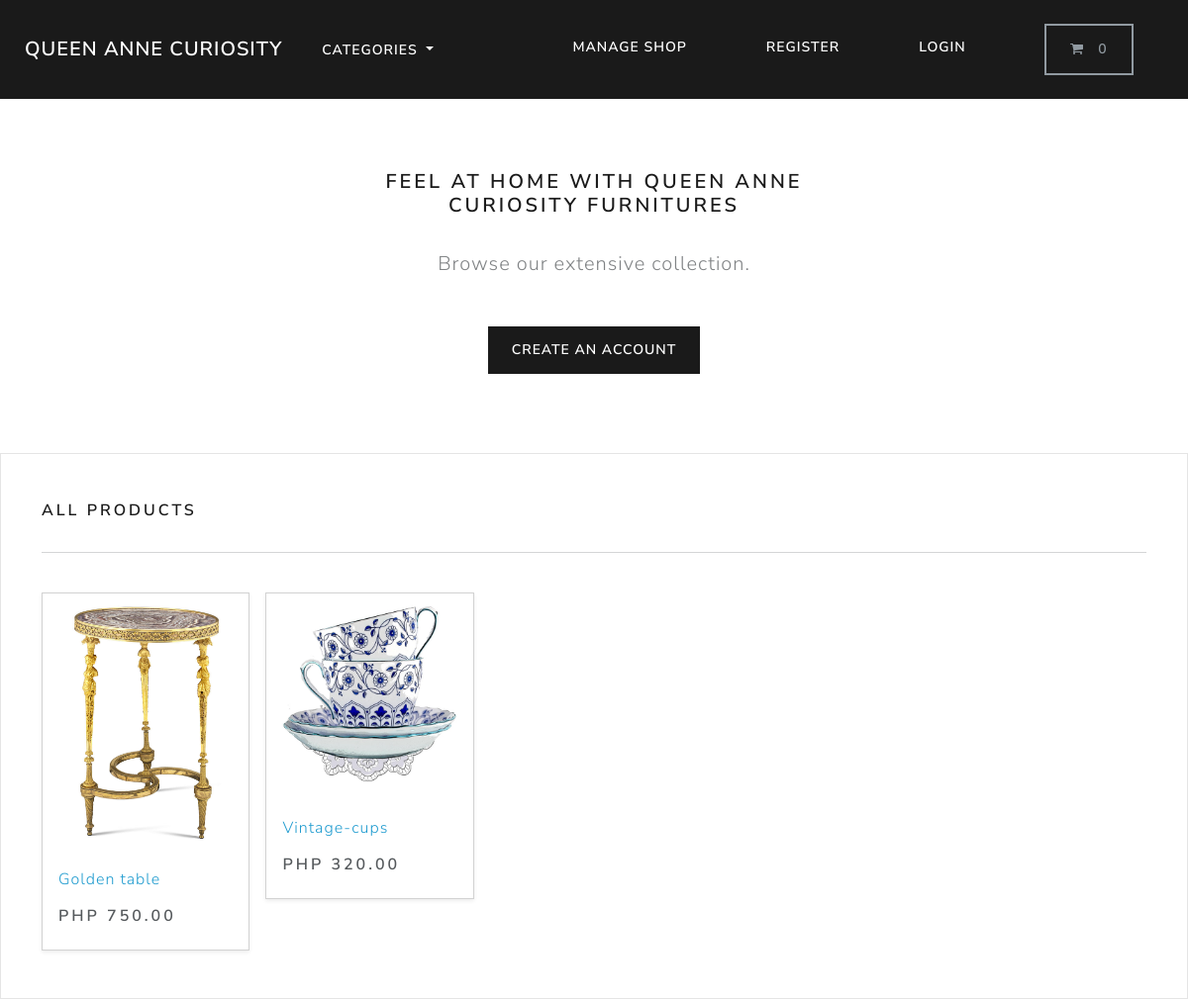
The page / on the database its author committed.
### store/models.py (models this page shows, shortened)
class Product(models.Model):
    category = models.ForeignKey(Category, related_name='product', on_delete=models.CASCADE, null=True)
    title = models.CharField(max_length=250)
    brand = models.CharField(max_length=250, default='un-branded')
    description = models.TextField(blank=True)
    slug = models.SlugField(max_length=250)
    price = models.DecimalField(max_digits=10, decimal_places=2)
    image = models.ImageField(upload_to='images/')
    class Meta:
        verbose_name_plural = 'products'
    def get_absolute_url(self):
        return reverse("product-info", args=[self.slug])

### store/views.py (the view)
# urls.py: path('', include('store.urls')),
def store(request):
    return render(request, 'store/store.html')

### cart/cart.py (called while the page is built)
    def __len__(self):
        return sum(item['qty'] for item in self.cart.values())

### cart/context_processors.py (called while the page is built)
def cart(request):
    return {'cart': Cart(request)}

### store/models.py (called while the page is built)
    def get_absolute_url(self):
        return reverse("list-category", args=[self.slug])

### store/views.py (called while the page is built)
def product(request):
    all_products = Product.objects.all()
    return {'all_products': all_products}

def categories(request):
    all_categories = Category.objects.all()
    return {'all_categories': all_categories}

### store/templates/store/store.html
{% extends "./base.html" %}
{% load static %}
{% block content %}
    <section class="py-4 text-center container">
        <div class="row py-lg-5">
            <div class="col-lg-6 col-md-8 mx-auto">
                <h4> FEEL AT HOME WITH QUEEN ANNE Curiosity furnitures </h4>
                <br>
                <p class="lead text-muted">
                Browse our extensive collection.
                </p>
                <br>
                <a href="{% url 'register' %}" class="btn btn-primary my-2"> Create an account </a>
            </div>
        </div>
    </section>
    <div class="album py-5 bg-light">
        <div class="container">
          <div class="pb-3 h5"> All products </div>
          <hr>
          <br>
          <div class="row row-cols-1 row-cols-sm-2 row-cols-md-5 g-3">
            {% for product in all_products %}
            <div class="col">
              <div class="card shadow-sm">
                <img class="img-fluid" alt="Responsive image" src="{{product.image.url}}">
                <div class="card-body">
                  <p class="card-text">
                    <a class="text-info text-decoration-none" href="{{product.get_absolute_url}}">{{ product.title | capfirst}}</a>
                  </p>
                  <div class="d-flex justify-content-between align-items-center">
                    <h5>Php {{ product.price }}</h5>
                  </div>
                </div>
              </div>
            </div>
            {% endfor %}
          </div>
        </div>
      </div>
{% endblock %}

### store/templates/store/base.html (shortened to what this page needs)
{% load static %}
<!DOCTYPE html>
<html>
    <head>
        <link rel="stylesheet" href="https://bootswatch.com/5/lux/bootstrap.min.css">
        <link rel="stylesheet" href="https://cdnjs.cloudflare.com/ajax/libs/font-awesome/4.7.0/css/font-awesome.min.css">
    </head>
    <nav class="navbar navbar-expand-lg bg-primary justify-content-center">
        <a class="navbar-brand main-heading text-white" href="{% url 'store' %}">
        &nbsp; &nbsp; Queen Anne Curiosity
        </a>
        <div class="collapse navbar-collapse" id="navbarCollapse">
            <ul class="navbar-nav me-auto mb-2 mb-md-0">
                <li class="nav-item dropdown">
                    <a class="nav-link dropdown-toggle text-white" href="#" id="navbarDropdown" role="button"
                    data-bs-toggle="dropdown" aria-expanded="false">
                        Categories
                    </a>
                </li>
            </ul>
        </div>
        <div class="collapse navbar-collapse text-center" id="navbarNavDropdown">
            <ul class="navbar-nav ms-auto">
                <li class="nav-item">
                    <a class="btn btn-alert navbar-btn text-white" type="button"  href="{% url 'manage-shop' %}"> Manage Shop </a>
                </li>
                <li class="nav-item">
                    <a class="btn btn-alert navbar-btn text-white" type="button"  href="{% url 'register' %}"> Register </a>
                </li>
                <li class="nav-item">
                    <a class="btn btn-alert navbar-btn text-white" type="button"  href="{% url 'my-login' %}"> Login </a>
                </li>
                <li class="nav-item">
                    <a type="button" role="button" href="{% url 'cart-summary' %}" class="btn btn-outline-secondary">
                        <i class="fa fa-shopping-cart" aria-hidden="true"> </i>
                        <div id="cart-qty" class="d-inline-flex">
                            {% with qty_amount=cart|length %}
                                {% if qty_amount > 0 %}
                                    {{ qty_amount }}
                                    {% else %}
                                        0
                                {% endif %}
                            {% endwith %}
                        </div>
                    </a>
                </li>
            </ul>
        </div>
    </nav>
    <body>
        {% block content %}
        {% endblock %}
    </body>
</html>

### rows shown on the page
Product: image (picture), title "Golden table", price "750.00"
Product: image (picture), title "Vintage-cups", price "320.00"
